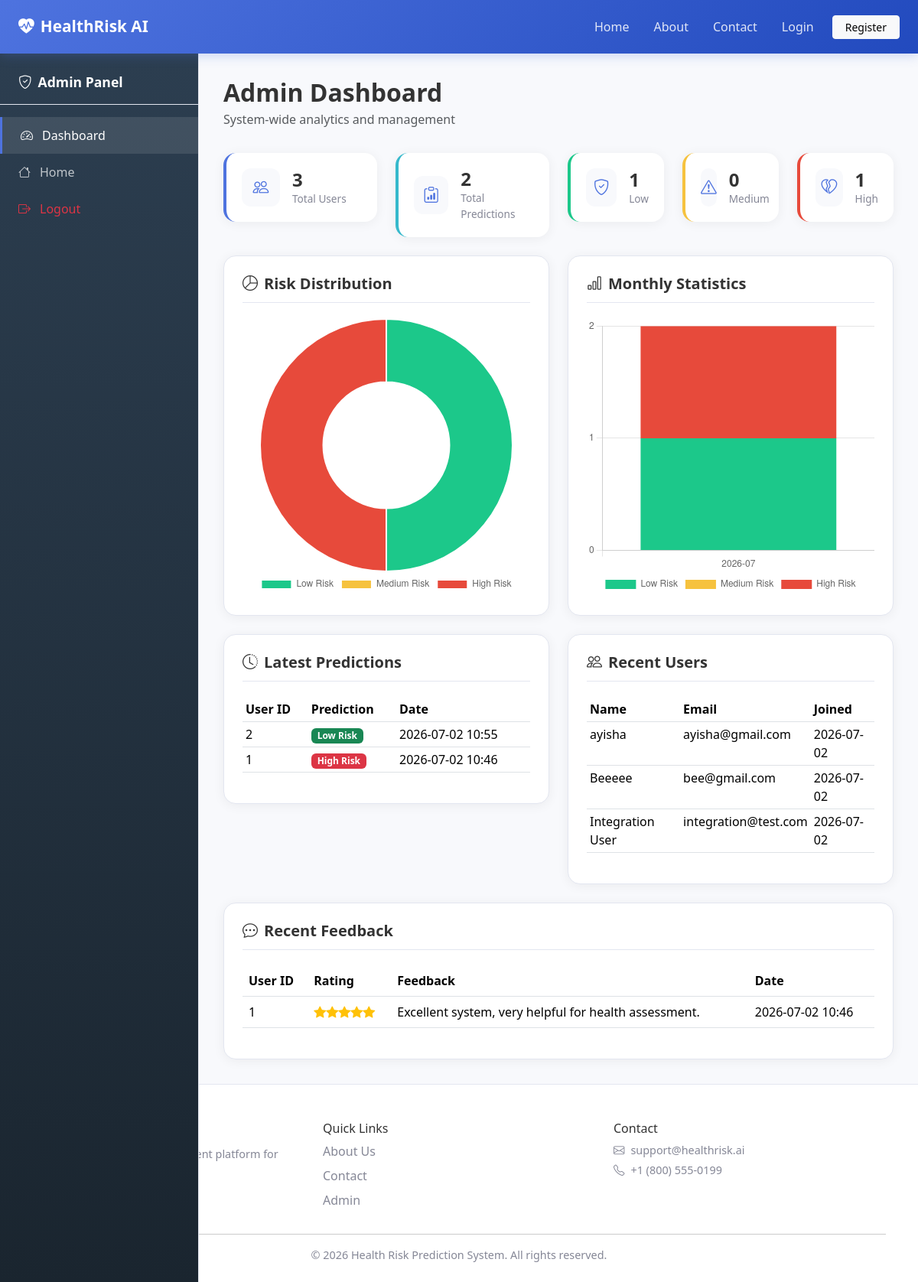
The app's page /admin/dashboard (signed in) with its own data.
### Health-Risk-Prediction-System/utils/database.py (models this page shows, shortened)
class Prediction(db.Model):
    __tablename__ = "predictions"
    id = db.Column(db.Integer, primary_key=True)
    user_id = db.Column(db.Integer, db.ForeignKey("users.id"), nullable=False)
    prediction = db.Column(db.String(50), nullable=False)
    probability = db.Column(db.Float, nullable=False)
    confidence = db.Column(db.Float, nullable=False)
    recommendation = db.Column(db.Text, nullable=False)
    created_at = db.Column(db.DateTime, default=datetime.utcnow)

class User(db.Model):
    __tablename__ = "users"
    id = db.Column(db.Integer, primary_key=True)
    name = db.Column(db.String(120), nullable=False)
    email = db.Column(db.String(120), unique=True, nullable=False, index=True)
    password = db.Column(db.String(256), nullable=False)
    created_at = db.Column(db.DateTime, default=datetime.utcnow)
    predictions = db.relationship("Prediction", backref="user", lazy=True, cascade="all, delete-orphan")
    feedbacks = db.relationship("Feedback", backref="user", lazy=True, cascade="all, delete-orphan")

class Feedback(db.Model):
    __tablename__ = "feedback"
    id = db.Column(db.Integer, primary_key=True)
    user_id = db.Column(db.Integer, db.ForeignKey("users.id"), nullable=False)
    feedback = db.Column(db.Text, nullable=False)
    rating = db.Column(db.Integer, nullable=False)
    created_at = db.Column(db.DateTime, default=datetime.utcnow)

### Health-Risk-Prediction-System/app.py (the view)
@app.route("/admin/dashboard")
@admin_required
def admin_dashboard():
    total_users = User.query.count()
    predictions = Prediction.query.order_by(Prediction.created_at.desc()).all()
    total_predictions = len(predictions)
    low_count = sum(1 for p in predictions if p.prediction == "Low Risk")
    medium_count = sum(1 for p in predictions if p.prediction == "Medium Risk")
    high_count = sum(1 for p in predictions if p.prediction == "High Risk")
    feedbacks = Feedback.query.order_by(Feedback.created_at.desc()).limit(10).all()
    users = User.query.order_by(User.created_at.desc()).limit(10).all()
    monthly_stats = get_monthly_statistics(predictions)
    return render_template(
        "admin.html",
        admin_login=False,
        total_users=total_users,
        total_predictions=total_predictions,
        low_count=low_count,
        medium_count=medium_count,
        high_count=high_count,
        latest_predictions=predictions[:10],
        feedbacks=feedbacks,
        users=users,
        monthly_stats=monthly_stats,
    )

### Health-Risk-Prediction-System/templates/admin.html (shortened to what this page needs)
{% extends "base.html" %}
{% block content %}
{% if admin_login %}
<section class="auth-section">
    <div class="container">
        <div class="row justify-content-center align-items-center min-vh-100">
            <div class="col-md-5">
                <div class="auth-card animate-fade">
                    <div class="text-center mb-4">
                        <i class="bi bi-shield-lock auth-icon"></i>
                        <h3 class="fw-bold mt-2">Admin Login</h3>
                        <p class="text-muted">Secure administrator access</p>
                    </div>
                    <form method="POST" action="{{ url_for('admin_login') }}" novalidate>
                        <input type="hidden" name="csrf_token" value="{{ csrf_token() }}">
                        <div class="mb-3">
                            <label class="form-label">Username</label>
                            <input type="text" name="username" class="form-control" required placeholder="admin">
                        </div>
                        <div class="mb-3">
                            <label class="form-label">Password</label>
                            <input type="password" name="password" class="form-control" required placeholder="Enter password">
                        </div>
                        <button type="submit" class="btn btn-dark w-100 py-2">Login as Admin</button>
                        <p class="text-center mt-3 mb-0"><a href="{{ url_for('index') }}">Back to Home</a></p>
                    </form>
                </div>
            </div>
        </div>
    </div>
</section>
{% else %}
<div class="dashboard-layout">
    <aside class="sidebar admin-sidebar">
        <div class="sidebar-header"><i class="bi bi-shield-check me-2"></i>Admin Panel</div>
        <ul class="sidebar-nav">
            <li><a href="{{ url_for('admin_dashboard') }}" class="active"><i class="bi bi-speedometer2"></i> Dashboard</a></li>
            <li><a href="{{ url_for('index') }}"><i class="bi bi-house"></i> Home</a></li>
            <li><a href="{{ url_for('admin_logout') }}" class="text-danger"><i class="bi bi-box-arrow-right"></i> Logout</a></li>
        </ul>
    </aside>
    <main class="dashboard-content">
        <div class="page-header">
            <div>
                <h2 class="fw-bold mb-1">Admin Dashboard</h2>
                <p class="text-muted mb-0">System-wide analytics and management</p>
            </div>
        </div>
        <div class="row g-4 mb-4">
            <div class="col-md-3">
                <div class="stat-card stat-primary">
                    <div class="stat-icon"><i class="bi bi-people"></i></div>
                    <div><h3>{{ total_users }}</h3><p>Total Users</p></div>
                </div>
            </div>
            <div class="col-md-3">
                <div class="stat-card stat-info">
                    <div class="stat-icon"><i class="bi bi-clipboard-data"></i></div>
                    <div><h3>{{ total_predictions }}</h3><p>Total Predictions</p></div>
                </div>
            </div>
            <div class="col-md-2">
                <div class="stat-card stat-success">
                    <div class="stat-icon"><i class="bi bi-shield-check"></i></div>
                    <div><h3>{{ low_count }}</h3><p>Low</p></div>
                </div>
            </div>
            <div class="col-md-2">
                <div class="stat-card stat-warning">
                    <div class="stat-icon"><i class="bi bi-exclamation-triangle"></i></div>
                    <div><h3>{{ medium_count }}</h3><p>Medium</p></div>
                </div>
            </div>
            <div class="col-md-2">
                <div class="stat-card stat-danger">
                    <div class="stat-icon"><i class="bi bi-heartbreak"></i></div>
                    <div><h3>{{ high_count }}</h3><p>High</p></div>
                </div>
            </div>
        </div>
        <div class="row g-4 mb-4">
            <div class="col-lg-6">
                <div class="content-card">
                    <h5 class="card-title"><i class="bi bi-pie-chart me-2"></i>Risk Distribution</h5>
                    <canvas id="adminRiskChart" height="250"></canvas>
                </div>
            </div>
            <div class="col-lg-6">
                <div class="content-card">
                    <h5 class="card-title"><i class="bi bi-bar-chart me-2"></i>Monthly Statistics</h5>
                    <canvas id="adminMonthlyChart" height="250"></canvas>
                </div>
            </div>
        </div>
        <div class="row g-4">
            <div class="col-lg-6">
                <div class="content-card">
                    <h5 class="card-title"><i class="bi bi-clock-history me-2"></i>Latest Predictions</h5>
                    <div class="table-responsive">
                        <table class="table table-sm table-hover">
                            <thead><tr><th>User ID</th><th>Prediction</th><th>Date</th></tr></thead>
                            <tbody>
                                {% for p in latest_predictions %}
                                <tr>
                                    <td>{{ p.user_id }}</td>
                                    <td><span class="badge bg-{{ risk_badge_class(p.prediction) }}">{{ p.prediction }}</span></td>
                                    <td>{{ format_datetime(p.created_at) }}</td>
                                </tr>
                                {% else %}
                                <tr><td colspan="3" class="text-muted text-center">No predictions yet</td></tr>
                                {% endfor %}
                            </tbody>
                        </table>
                    </div>
                </div>
            </div>
            <div class="col-lg-6">
                <div class="content-card">
                    <h5 class="card-title"><i class="bi bi-people me-2"></i>Recent Users</h5>
                    <div class="table-responsive">
                        <table class="table table-sm table-hover">
                            <thead><tr><th>Name</th><th>Email</th><th>Joined</th></tr></thead>
                            <tbody>
                                {% for u in users %}
                                <tr><td>{{ u.name }}</td><td>{{ u.email }}</td><td>{{ format_datetime(u.created_at)[:10] }}</td></tr>
                                {% else %}
                                <tr><td colspan="3" class="text-muted text-center">No users yet</td></tr>
                                {% endfor %}
                            </tbody>
                        </table>
                    </div>
                </div>
            </div>
        </div>
        <div class="content-card mt-4">
            <h5 class="card-title"><i class="bi bi-chat-dots me-2"></i>Recent Feedback</h5>
            <div class="table-responsive">
                <table class="table table-hover">
                    <thead><tr><th>User ID</th><th>Rating</th><th>Feedback</th><th>Date</th></tr></thead>
                    <tbody>
                        {% for f in feedbacks %}
                        <tr>
                            <td>{{ f.user_id }}</td>
                            <td>{% for i in range(f.rating) %}<i class="bi bi-star-fill text-warning"></i>{% endfor %}</td>
                            <td>{{ f.feedback[:80] }}{% if f.feedback|length > 80 %}...{% endif %}</td>
                            <td>{{ format_datetime(f.created_at) }}</td>
                        </tr>
                        {% else %}
                        <tr><td colspan="4" class="text-muted text-center">No feedback yet</td></tr>
                        {% endfor %}
                    </tbody>
                </table>
            </div>
        </div>
    </main>
</div>
{% endif %}
{% endblock %}
{% block extra_js %}
{% if not admin_login %}
<script>
document.addEventListener('DOMContentLoaded', function() {
    initRiskPieChart('adminRiskChart', {{ low_count }}, {{ medium_count }}, {{ high_count }});
    initMonthlyChart('adminMonthlyChart', {{ monthly_stats | tojson }});
});
</script>
{% endif %}
{% endblock %}

### Health-Risk-Prediction-System/templates/base.html (shortened to what this page needs)
<!DOCTYPE html>
<html lang="en">
<head>
    <link href="https://cdn.jsdelivr.net/npm/bootstrap@5.3.3/dist/css/bootstrap.min.css" rel="stylesheet">
    <link href="https://cdn.jsdelivr.net/npm/bootstrap-icons@1.11.3/font/bootstrap-icons.min.css" rel="stylesheet">
    <link href="{{ url_for('static', filename='css/style.css') }}" rel="stylesheet">
</head>
<body>
    <nav class="navbar navbar-expand-lg navbar-dark fixed-top custom-navbar">
        <div class="container-fluid px-4">
            <a class="navbar-brand fw-bold" href="{{ url_for('index') }}">
                <i class="bi bi-heart-pulse-fill me-2"></i>HealthRisk AI
            </a>
            <div class="collapse navbar-collapse" id="navbarNav">
                <ul class="navbar-nav ms-auto align-items-lg-center">
                    <li class="nav-item"><a class="nav-link" href="{{ url_for('index') }}">Home</a></li>
                    <li class="nav-item"><a class="nav-link" href="{{ url_for('about') }}">About</a></li>
                    <li class="nav-item"><a class="nav-link" href="{{ url_for('contact') }}">Contact</a></li>
                    {% if is_logged_in %}
                    <li class="nav-item"><a class="nav-link" href="{{ url_for('dashboard') }}">Dashboard</a></li>
                    <li class="nav-item"><a class="nav-link" href="{{ url_for('predict_page') }}">Predict</a></li>
                    <li class="nav-item"><a class="nav-link" href="{{ url_for('history') }}">History</a></li>
                    <li class="nav-item dropdown">
                        <a class="nav-link dropdown-toggle" href="#" data-bs-toggle="dropdown">
                            <i class="bi bi-person-circle me-1"></i>{{ user_name }}
                        </a>
                        <ul class="dropdown-menu dropdown-menu-end">
                            <li><a class="dropdown-item" href="{{ url_for('profile') }}">Profile</a></li>
                            <li><a class="dropdown-item" href="{{ url_for('feedback_page') }}">Feedback</a></li>
                            <li><hr class="dropdown-divider"></li>
                            <li><a class="dropdown-item text-danger" href="{{ url_for('logout') }}">Logout</a></li>
                        </ul>
                    </li>
                    {% else %}
                    <li class="nav-item"><a class="nav-link" href="{{ url_for('login') }}">Login</a></li>
                    <li class="nav-item"><a class="btn btn-light btn-sm ms-lg-2 px-3" href="{{ url_for('register') }}">Register</a></li>
                    {% endif %}
                </ul>
            </div>
        </div>
    </nav>
    <div class="main-wrapper">
        {% block content %}{% endblock %}
    </div>
    <footer class="footer mt-auto">
        <div class="container">
            <div class="row gy-4">
                <div class="col-md-4">
                    <h5><i class="bi bi-heart-pulse me-2"></i>HealthRisk AI</h5>
                    <p class="text-muted-small">AI-powered health risk assessment platform for preventive healthcare.</p>
                </div>
                <div class="col-md-4">
                    <h6>Quick Links</h6>
                    <ul class="list-unstyled footer-links">
                        <li><a href="{{ url_for('about') }}">About Us</a></li>
                        <li><a href="{{ url_for('contact') }}">Contact</a></li>
                        <li><a href="{{ url_for('admin_login') }}">Admin</a></li>
                    </ul>
                </div>
                <div class="col-md-4">
                    <h6>Contact</h6>
                    <p class="text-muted-small mb-1"><i class="bi bi-envelope me-2"></i>support@healthrisk.ai</p>
                    <p class="text-muted-small"><i class="bi bi-telephone me-2"></i>+1 (800) 555-0199</p>
                </div>
            </div>
            <hr>
            <p class="text-center text-muted-small mb-0">&copy; {{ current_year }} Health Risk Prediction System. All rights reserved.</p>
        </div>
    </footer>
    {% block extra_js %}{% endblock %}
</body>
</html>

### records on screen
Prediction: user_id "2", prediction "Low Risk", created_at "2026-07-02 10:55"
Prediction: user_id "1", prediction "High Risk", created_at "2026-07-02 10:46"
User: name "ayisha", email "ayisha@gmail.com", created_at "2026-07-02"
User: name "Beeeee", email "bee@gmail.com", created_at "2026-07-02"
User: name "Integration User", email "integration@test.com", created_at "2026-07-02"
Feedback: user_id "1", rating 5 (drawn), feedback "Excellent system, very helpful for health assessment.", created_at "2026-07-02 10:46"

### other values on screen
{{ total_users }} "3"
{{ total_predictions }} "2"
{{ low_count }} "1"
{{ medium_count }} "0"
{{ high_count }} "1"
chart data {{ low_count }} 1
chart data {{ medium_count }} 0
chart data {{ high_count }} 1
